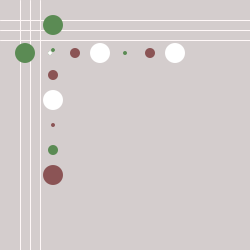
Frame 1 (no input)
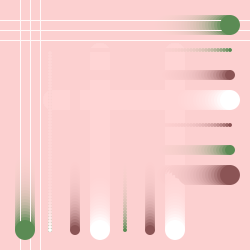
Frame 60 (the mouse pressed at the canvas centre just before this capture)
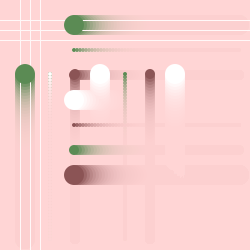
Frame 120 (the mouse held since frame 60 and released just before this capture)

The Processing sketch that drew these frames (run headless with seeded random() and noise(); from frame 60 on, the mouse is pressed at the canvas centre):

// Processing sketch: processing_19716
// ── processing_19716.pde

float y=50.0;
float speed = 3.0;
float radius = 10.0;
float radius2 = 5.0;
float radius3 = 2.0;
int direction=1;

void setup(){
size(250,250);
smooth();
noStroke();
ellipseMode(RADIUS);


}

void draw(){
  
  stroke(255);
line (20,0,20,250);
line (30,0,30,250);
line (40,0,40,250);

line (0,20,250,20);
line (0,30,250,30);
line (0,40,250,40);//lines
  
  noStroke();
fill(255,209,209,40);
rect(0,0,width,height);
fill(255);
y+=speed*direction;
ellipse(100,y,radius, radius);
fill(91,139,84);
ellipse(125,y,radius3, radius3);
fill(139,84,85);
ellipse(150,y,radius2, radius2);
fill(139,84,85);
ellipse(75,y,radius2, radius2);
fill(91,139,84);
ellipse(50,y,radius3, radius3);
fill(255);
ellipse(50,y,radius3, radius3);
fill(91,139,84);
ellipse(25,y,radius, radius);
fill(91,139,84);
ellipse(175,y,radius3, radius3);
fill(255);
ellipse(175,y,radius ,radius);// first set of circles

ellipse(y,100,radius, radius);
fill(139,84,85);
ellipse(y,125,radius3, radius3);
fill(91,139,84);
ellipse(y,150,radius2, radius2);
fill(139,84,85);
ellipse(y,75,radius2, radius2);
fill(255);
ellipse(y,50,radius3, radius3);
fill(91,139,84);
ellipse(y,50,radius3, radius3);
fill(91,139,84);
ellipse(y,25,radius, radius);
fill(255);
ellipse(y,175,radius3, radius3);
fill(139,84,85);
ellipse(y,175,radius ,radius);//second set of circles (sideways)

if((y>height-radius) ||(y<radius)) {
direction = -direction;
 if (mousePressed == true) {
    fill(255);
  } else {
    fill(255,209,209,40);
  }
  rect(0,0,width,height);//causes the screen to flash white
}
}
